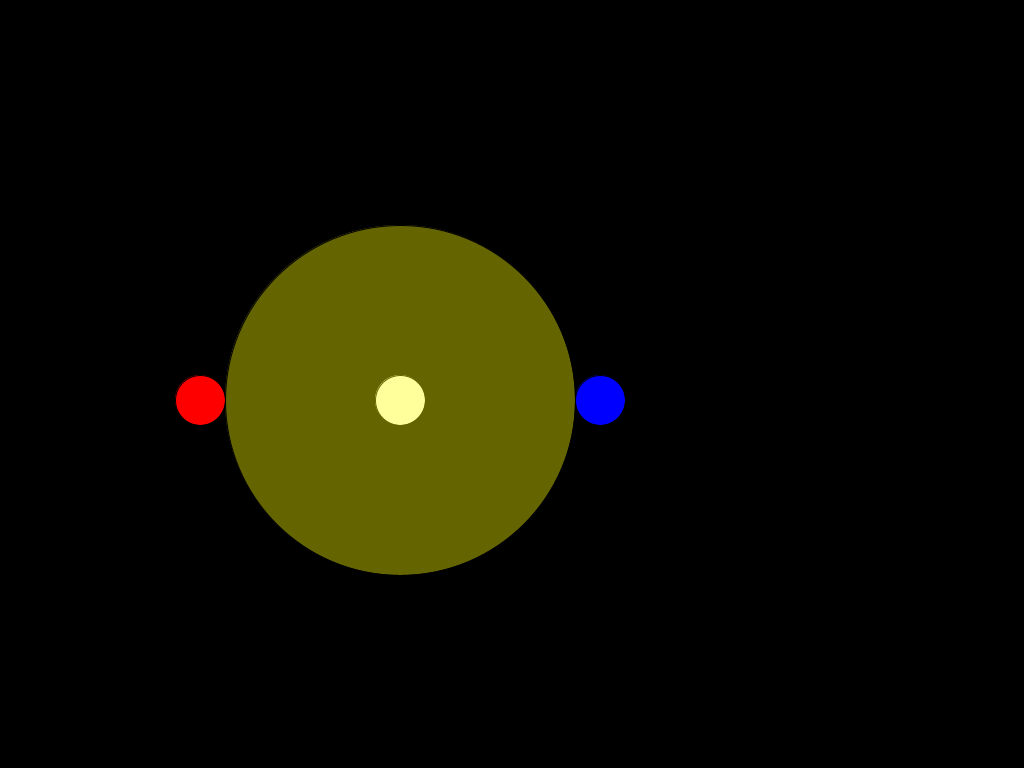
Frame 1 (no input)
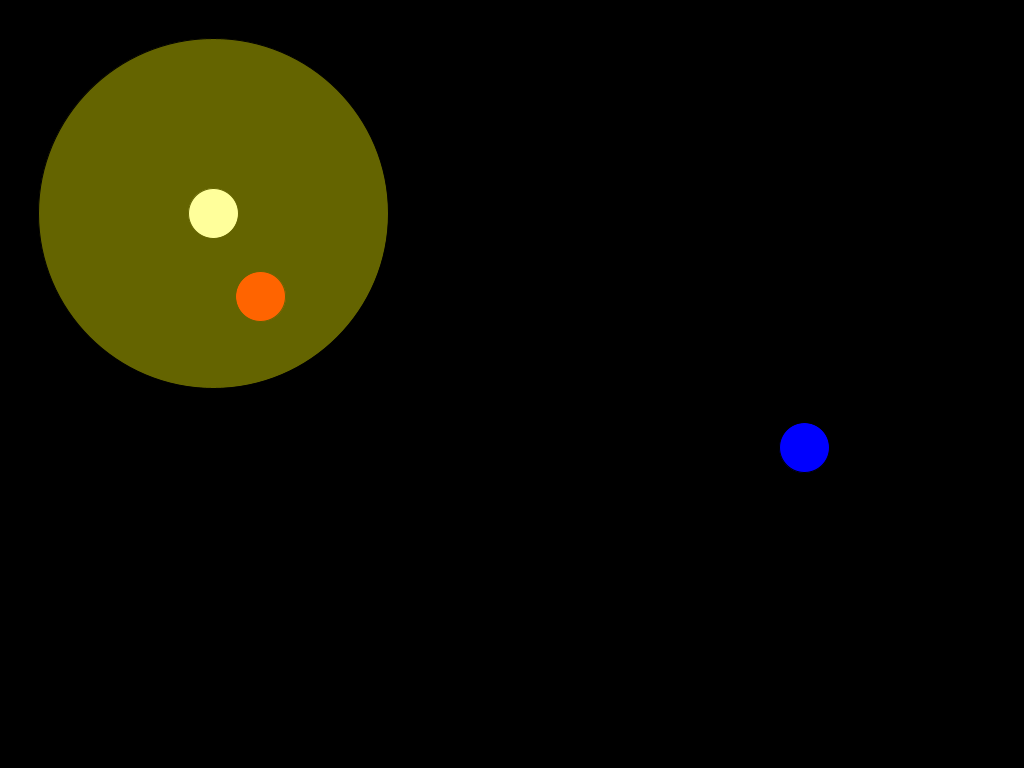
Frame 60 (the mouse pressed at the canvas centre just before this capture)
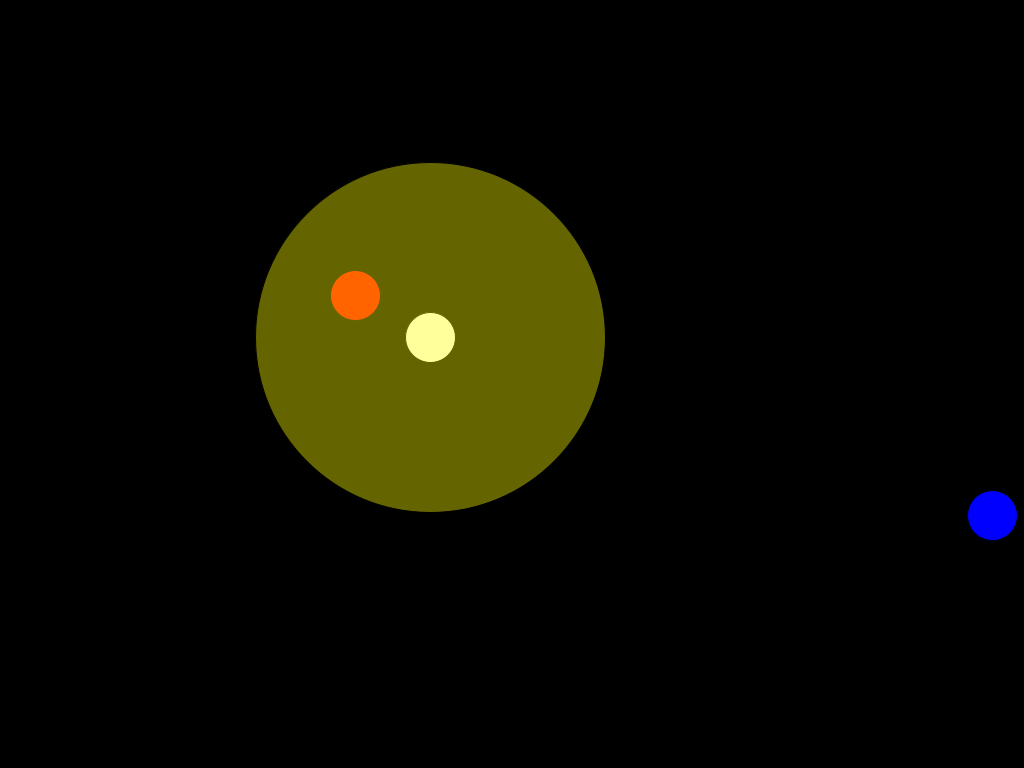
Frame 120 (the mouse held since frame 60 and released just before this capture)

The Processing sketch that drew these frames (run headless with seeded random() and noise(); from frame 60 on, the mouse is pressed at the canvas centre):

// Processing sketch: sketch_3Naves
// ── sketch_3Naves.pde
// Criação dos objetos
enemy enemy = new enemy(25, 675);
fujao fujao = new fujao(25, 675);
player player = new player(400, 400);

// Receita de bolo

float startTime = 0;

void setup() {
  size(1024, 768);
  startTime = millis();
}

void draw() {
  float elapsedTime = (millis() - startTime) / 1000f;
  startTime = millis();
  background(0);
  update(elapsedTime);
  render();
}

void update(float elapsedTime) {
  fujao.update(elapsedTime, player.pos);
  enemy.update(elapsedTime, player.pos);
  player.update(elapsedTime);
}

void render() {
  player.pRender();
  fujao.fRender();
  enemy.eRender();
  fill(255, 255, 0, 100);
  circle(player.x, player.y, 350);
}

// ── enemy.pde
class enemy {
  // Variáveis da perseguidora
  float x;
  float y;
  PVector pos = new PVector(200, 400);
  PVector dir = new PVector(1, 0);
  float vel = 150;
  float angle = PI/2;
  
  enemy(float x, float y) {
    this.x = pos.x;
    this.y = pos.y;
  }
  
  void update(float elapsedTime, PVector nave) {
    dir = PVector.sub(nave, pos).normalize();
    pos.add(PVector.mult(dir, vel * elapsedTime));
    x = pos.x;
    y = pos.y;
  }
  
  void eRender() {
    fill(255, 0, 0);
    circle(enemy.x, enemy.y, 50);
  }
}

// ── fujao.pde
class fujao {
  // Variáveis do fujão
  float x;
  float y;
  PVector pos = new PVector(600, 400);
  PVector dir = new PVector(1, 0);
  float vel = 200;
  float angle = PI/2;
  
  fujao(float x, float y) {
    this.x = pos.x;
    this.y = pos.y;
  }
  
  void update(float elapsedTime, PVector nave) {
    pos.add(PVector.mult(dir, vel * elapsedTime));
    dir = PVector.sub(pos, nave).normalize();
    x = pos.x;
    y = pos.y;
    
    if (pos.x > 1049) pos.x = -25;
  }
  
  void fRender() {
    fill(0, 0, 255);
    circle(fujao.x, fujao.y, 50);
  }
}

// ── player.pde
class player {
  PVector pos =  new PVector(400, 400);
  PVector dir = new PVector(1,0);
  float vel = 250;
  float x;
  float y;
  
  player(float x, float y) {
    this.x = pos.x;
    this.y = pos.y;
  }
  
  void update(float elapsedTime) {
    PVector mouse = new PVector(mouseX, mouseY);
    dir = PVector.sub(mouse, pos).normalize();
    pos.add(PVector.mult(dir, vel * elapsedTime));
    x = pos.x;
    y = pos.y;
  }
  
  void pRender() {
    fill(255);
    circle(pos.x, pos.y, 50);
  }
}
